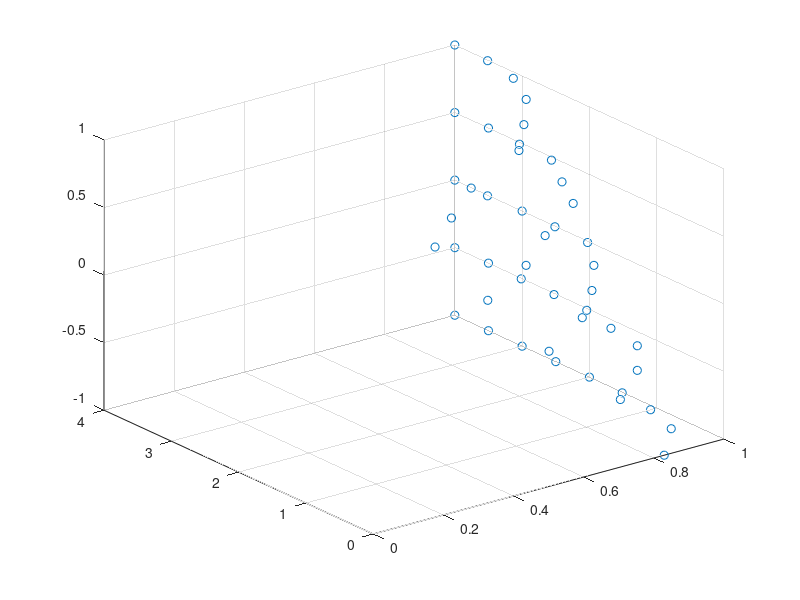

Here is the MATLAB script that generated this plot: (Note: this script raises an error after producing the figure.)
%% First Initialization
c = -1:0.5:1; % vector for criterion
signalMean = 0:0.5:4; % Vector for Mean of Signal Distribution
Var = 1; % Variance
nSimTrials = 500; %number of trials
MasterStruct = struct('signal', [], 'c', [], 'hitRates', [], 'missRates', [], 'faRates', [], 'crRates', []); %contains
%the criterion and dprimes of different tRounds (need to come up with
%better field names)
 outcomeContainer = zeros(nSimTrials,1);%contains outcomes for each number round of trials
counter = 0;

%% Nested Simulation loop
for  ndprimeRound = 1:length(signalMean) %for loop that will run different rounds of dprimes

    for nCriterionRound = 1:length(c) %loop that will run diffierent rounds of criterion
        counter = counter+1;

        %initialization for each Round

        signal = normrnd(0, Var,[1,nSimTrials]);
        pCatch = 0.2; % proportion of catch trials
        trialType = rand(1,nSimTrials); % uniform distribtion
        signalTrialIdx = trialType > pCatch; % Idx of where signal occurs
        signal(signalTrialIdx) = normrnd(signalMean(ndprimeRound), Var, [1, sum(signalTrialIdx)]);
        % Vector of the signal, the signal the animal sees whether or not there was
        % a stimulus
        for trialNum = 1:nSimTrials %for loop for going through each nSimtrial #


            %Outcome legend

            %Hit = 1
            %Miss = 2
            %FA = 3
            %CR = 4

            % Not a catch trial
            if signalTrialIdx(trialNum) == 1 %if stimulus present
                if signal(trialNum) > c(nCriterionRound) %If greater than the the criterion of this round
                    outcomeContainer(trialNum)  = 1; %Hit
                elseif signal(trialNum) <= c(nCriterionRound) %If less than/= to criterion of this round
                    outcomeContainer(trialNum)  = 2; %Miss
                end

                % Catch Trial
            elseif signalTrialIdx(trialNum) == 0
                if signal(trialNum) > c(nCriterionRound)
                    outcomeContainer(trialNum)  = 3; %FA
                elseif signal(trialNum) <= c(nCriterionRound)
                    outcomeContainer(trialNum)  = 4; %CR
                end
            end
            % Summary stats

            % Propotion hits (hit rate)
            num_hits = sum(outcomeContainer==1);
            denom_hits = sum(outcomeContainer==1) + ...
                sum(outcomeContainer==2);

            % Propotion miss (miss rate)
            num_miss = sum(outcomeContainer==2);
            denom_miss = sum(outcomeContainer==1) + ...
                sum(outcomeContainer==2);

            % Propotion FA (FA rate)
            num_fa = sum(outcomeContainer==3);
            denom_fa = sum(outcomeContainer==3) + ...
                sum(outcomeContainer==4);

            % Propotion CR (CR rate)
            num_cr = sum(outcomeContainer==4);
            denom_cr = sum(outcomeContainer==1) + ...
                sum(outcomeContainer==2);

            % compute outcomes rates
            hitRate = num_hits./denom_hits;
            missRate = num_miss./denom_miss;
            faRate = num_fa./denom_fa;
            crRate = num_cr./denom_cr;

            %Output Results
        MasterStruct(counter).hitRates = hitRate;
        MasterStruct(counter).missRates = missRate;
        MasterStruct(counter).faRates = faRate;
        MasterStruct(counter).crRates = crRate;
        end
        % Output Results
        %MasterStruct(end+1).dprime = outcomeContainer(nCriterionRound);

        MasterStruct(counter).c = c(nCriterionRound);
        MasterStruct(counter).signal = signalMean(ndprimeRound);
    end
     
end


%% Plots

% hitRate
figure;
plot([MasterStruct.hitRates])
plot([MasterStruct.signal], [MasterStruct.hitRates])
scatter([MasterStruct.signal],[MasterStruct.hitRates])
scatter([MasterStruct.c],[MasterStruct.hitRates])
scatter3 ([MasterStruct.hitRates],[MasterStruct.signal],[MasterStruct.c])
tbl =  table ([MasterStruct.hitRates],[MasterStruct.signal],[MasterStruct.c]);
heatmap(tbl,'v1','c')

%missRate
figure;
plot([MasterStruct.missRates])
%faRate
figure;
plot([MasterStruct.faRates])
%crRAte
figure;
plot([MasterStruct.hitRates])

%%
% We don't gain much after 500 trials per simulation

% Run sims with 500 trials

% sweep a range of d' and c
%range for d' = 0 : 4  for 0.5 interval
%range of criterion = -1 : 1 for 0.5 interval

% nested for loops (for d, for c)

% for each round of simulation
% Proportion of hits, miss, fa, cr

% Experiment with visualization
% One plot for each measure (hit plot, miss plot)
% one axes is d', one is going be c
% 3d plots, usually are heatmap

% Bar Graph
% with d' and c (2 rows on bottom of bar)
% could make one bar graph per outcome type (H, M, FA, CR)
% You could combine, and color code bars by outcome
% show each type together for each, d'; c


